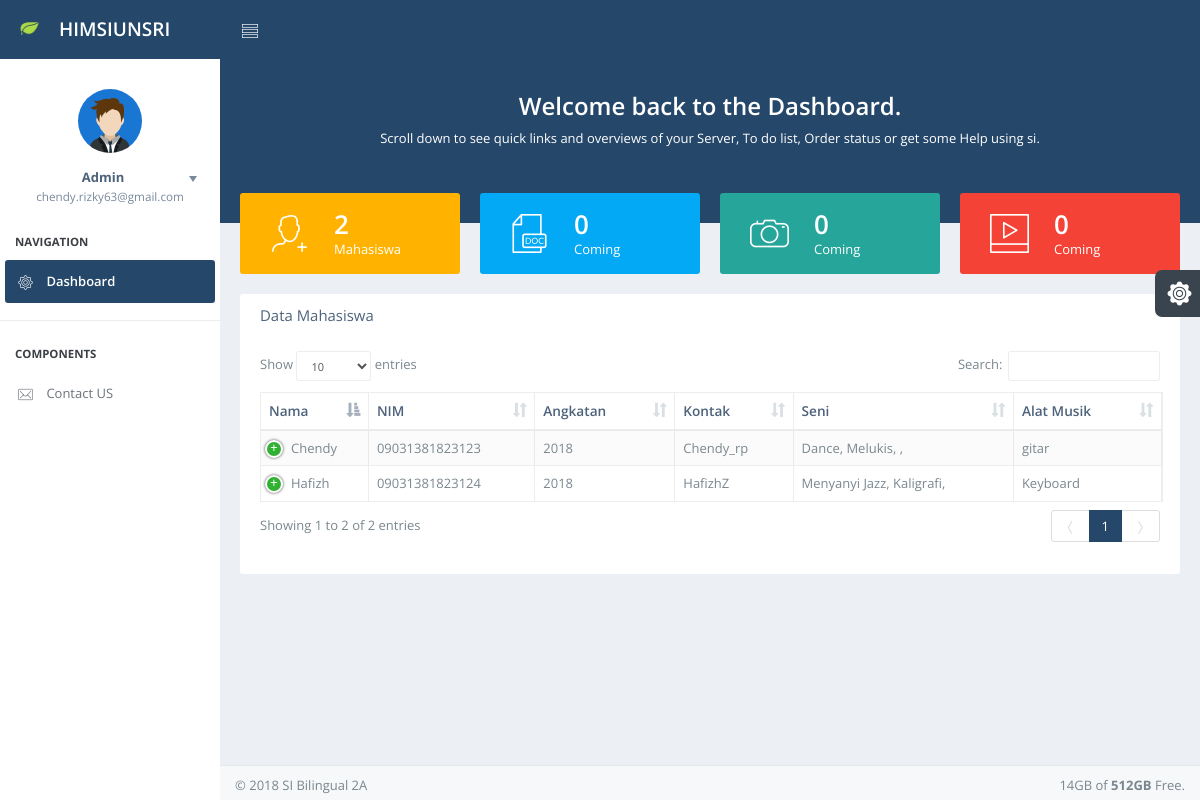
Page /PMB2019/admin/index.php on the committed database.
### tables this page shows
CREATE TABLE `minat` (
  `id` int(250) NOT NULL,
  `nama` varchar(200) NOT NULL,
  `nim` varchar(200) NOT NULL,
  `angkatan` varchar(200) NOT NULL,
  `kontak` varchar(200) NOT NULL,
  `seni` varchar(200) NOT NULL,
  `alat_musik` varchar(200) NOT NULL,
  `olahraga` varchar(200) NOT NULL
);

### PMB2019/admin/index.php (the view, shortened to what this page needs)
<?php
include "koneksi.php";
?>
<!DOCTYPE html>
<html lang="en">
<head><meta http-equiv="Content-Type" content="text/html; charset=utf-8">
    <link href="css/bootstrap.min.css" rel="stylesheet">
    <link href="css/nifty.min.css" rel="stylesheet">
    <link href="css/demo/nifty-demo-icons.min.css" rel="stylesheet">
    <link href="plugins/pace/pace.min.css" rel="stylesheet">
    <link href="css/demo/nifty-demo.min.css" rel="stylesheet">
    <link href="plugins/datatables/media/css/dataTables.bootstrap.css" rel="stylesheet">
    <link href="plugins/datatables/extensions/Responsive/css/responsive.dataTables.min.css" rel="stylesheet">
</head>
<body>
    <div id="container" class="effect aside-float aside-bright mainnav-lg">
        <header id="navbar">
            <div id="navbar-container" class="boxed">
                <div class="navbar-header">
                    <a href="index.php" class="navbar-brand">
                        <img src="img/logo.png" alt="Nifty Logo" class="brand-icon">
                        <div class="brand-title">
                            <span class="brand-text">HIMSIUNSRI</span>
                        </div>
                    </a>
                </div>
                <div class="navbar-content">
                    <ul class="nav navbar-top-links">
                        <li class="tgl-menu-btn">
                            <a class="mainnav-toggle" href="#">
                                <i class="demo-pli-list-view"></i>
                            </a>
                        </li>
                    </ul>
            </div>
        </header>
        <div class="boxed">
            <div id="content-container">
                <div id="page-head">
                  <div class="pad-all text-center">
                        <h3>Welcome back to the Dashboard.</h3>
                        <p1>Scroll down to see quick links and overviews of your Server, To do list, Order status or get some Help using si.</p>
                    </div>
                    </div>
                <div id="page-content">
					    <div class="row">
					        <div class="col-md-3">
					            <div class="panel panel-warning panel-colorful media middle pad-all">
					                <div class="media-left">
					                    <div class="pad-hor">
					                        <i class="demo-pli-add-user icon-3x"></i>
					                    </div>
					                </div>
					                <div class="media-body">
					                    <p class="text-2x mar-no text-semibold">
										<?php
										$table = "minat";
											$sql = "SELECT * FROM $table";
											$query = mysqli_query($koneksi,$sql);
											$data = array();
											while(($row = mysqli_fetch_array($query)) != null){
												$data[] = $row;
											}
											$count = count($data);
										echo "$count";
										?>
										</p>
					                    <p class="mar-no">Mahasiswa</p>
					                </div>
					            </div>
					        </div>
					        <div class="col-md-3">
					            <div class="panel panel-info panel-colorful media middle pad-all">
					                <div class="media-left">
					                    <div class="pad-hor">
                                            <i class="demo-pli-file-word icon-3x"></i>
					                    </div>
					                </div>
					                <div class="media-body">
					                    <p class="text-2x mar-no text-semibold">0</p>
					                    <p class="mar-no">Coming</p>
					                </div>
					            </div>
					        </div>
					        <div class="col-md-3">
					            <div class="panel panel-mint panel-colorful media middle pad-all">
					                <div class="media-left">
					                    <div class="pad-hor">
					                        <i class="demo-pli-camera-2 icon-3x"></i>
					                    </div>
					                </div>
					                <div class="media-body">
					                    <p class="text-2x mar-no text-semibold">0</p>
					                    <p class="mar-no">Coming</p>
					                </div>
					            </div>
					        </div>
					        <div class="col-md-3">
					            <div class="panel panel-danger panel-colorful media middle pad-all">
					                <div class="media-left">
					                    <div class="pad-hor">
					                        <i class="demo-pli-video icon-3x"></i>
					                    </div>
					                </div>
					                <div class="media-body">
					                    <p class="text-2x mar-no text-semibold">0</p>
					                    <p class="mar-no">Coming</p>
					                </div>
					            </div>
					        </div>
					    </div>
                    <div class="panel">
                        <div class="panel-heading">
                            <h1 class="panel-title">Data Mahasiswa</h1>
                        </div>
                        <div class="panel-body">
                            <table id="demo-dt-basic" class="table table-striped table-bordered"  >
                                <thead>
                                    <tr>
                                        <th>Nama</th>
                                        <th>NIM</th>
                                        <th>Angkatan</th>
                                        <th >Kontak</th>
                                        <th >Seni</th>
										<th>Alat Musik</th>
                                    </tr>
                                </thead>
                                <tbody>
                    <?php
                         $urut = (isset($_GET['id']) ? strtolower($_GET['id']) : NULL);
                            if($urut){
                                $sql = mysqli_query($koneksi, "SELECT * FROM minat WHERE status='$urut' ORDER BY id ASC");
                            }else{
                                $sql = mysqli_query($koneksi, "SELECT * FROM minat ORDER BY id ASC");
                            }
                            if(mysqli_num_rows($sql) == 0){
                                echo "<script>
			                    Swal.fire('NIM yang anda masukan salah!!.', 'Coba cek lagi NIMnya', 'success').then(function(){
			                	setTimeout(document.location.href = 'landing', 100);
			                   	})
				</script>";
                            }else{
                                while($row = mysqli_fetch_assoc($sql)){
                                    echo '
                                    <tr>
                                        <td>'.$row['nama'].'</td>
                                        <td>'.$row['nim'].'</td>
                                        <td>'.$row['angkatan'].'</td>
                                        <td>'.$row['kontak'].'</td>
                                        <td>'.$row['seni'].'</td>
										<td>'.$row['alat_musik'].'</td>
                                        <td>'.$row['olahraga'].'</td>
                                    </tr>
                                    ';
                                }
                            }
                            ?>
                                </tbody>
                            </table>
                        </div>
                    </div> </div>
            </div>
            <nav id="mainnav-container">
                <div id="mainnav">
                    <div id="mainnav-menu-wrap">
                        <div class="nano">
                            <div class="nano-content">
                                <div id="mainnav-profile" class="mainnav-profile">
                                    <div class="profile-wrap text-center">
                                        <div class="pad-btm">
                                            <img class="img-circle img-md" src="img/profile-photos/1.png" alt="Profile Picture">
                                        </div>
                                        <a href="#profile-nav" class="box-block" data-toggle="collapse" aria-expanded="false">
                                            <span class="pull-right dropdown-toggle">
                                                <i class="dropdown-caret"></i>
                                            </span>
                                            <p class="mnp-name">Admin</p>
                                            <span class="mnp-desc">chendy.rizky63@gmail.com</span>
                                        </a>
                                    </div>
                                </div>
                                <ul id="mainnav-menu" class="list-group">
						            <li class="list-header">Navigation</li>
						            <li class="active-sub">
                                        <a href="index.php">
                                            <i class="demo-pli-gear"></i>
                                            <span class="menu-title">
                                                Dashboard
                                            </span>
                                        </a>
                                    </li>
						            <li class="list-divider"></li>
						            <li class="list-header">Components</li>
                                     <li >
                                        <a href="app-contact-us.html">
                                            <i class="demo-pli-mail"></i>
                                            <span class="menu-title">
                                                Contact US
                                            </span>
                                        </a>
                                    </li>
                            </div>
                        </div>
                    </div>
                </div>
            </nav>
        </div>
        <footer id="footer">
            <div class="hide-fixed pull-right pad-rgt">
                14GB of <strong>512GB</strong> Free.
            </div>
            <p class="pad-lft">&#0169; 2018 SI Bilingual 2A</p>
        </footer>
    </div>
</body>
</html>

### rows in the picture
minat: nama "Hafizh", nim "09031381823124", angkatan "2018", kontak "HafizhZ", seni "Menyanyi Jazz, Kaligrafi,", alat_musik "Keyboard"
minat: nama "Chendy", nim "09031381823123", angkatan "2018", kontak "Chendy_rp", seni "Dance, Melukis, ,", alat_musik "gitar"

### other values in the picture
$count "2"
